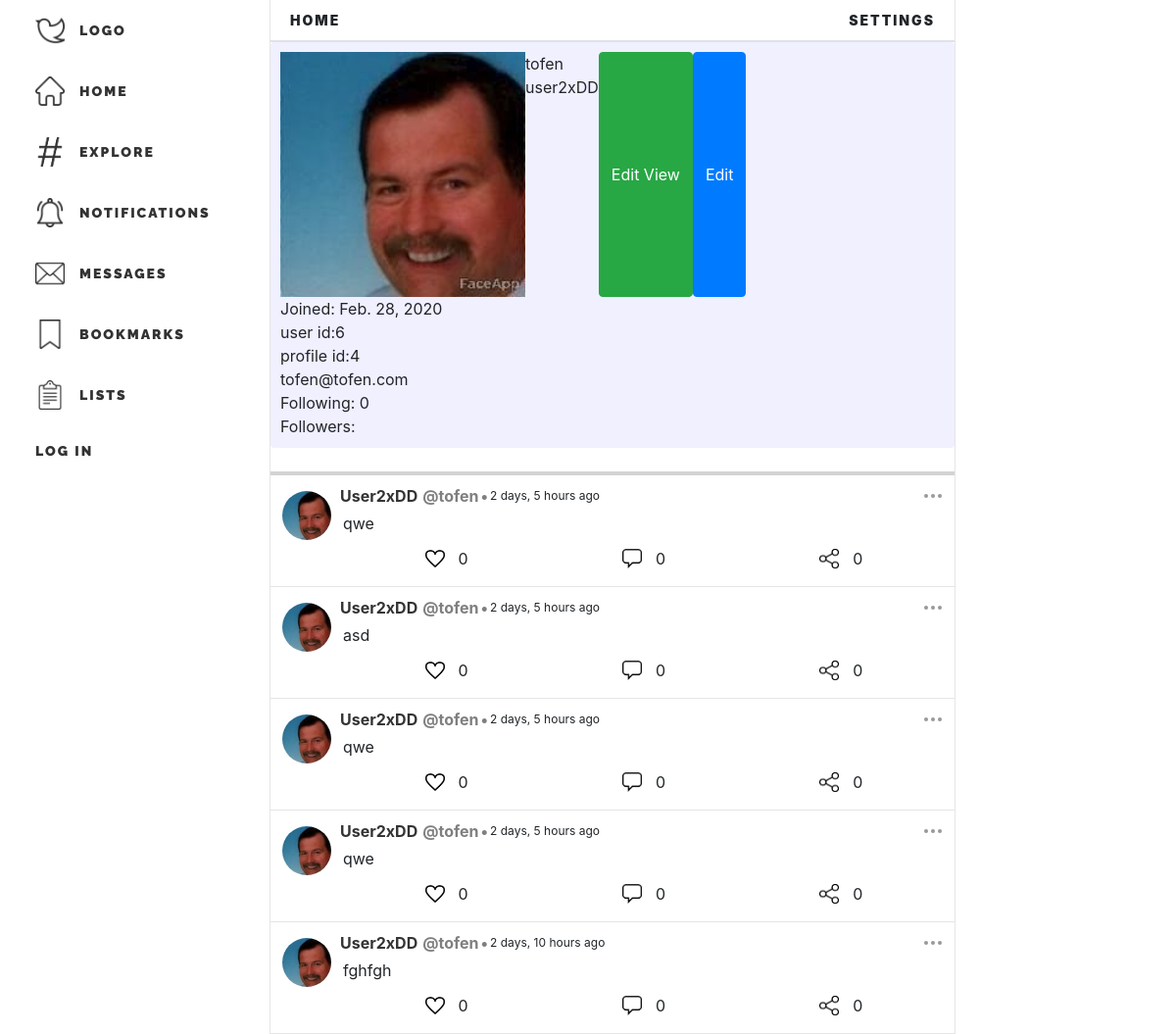
Page /users/profile/4/ on the committed database.
### users/models.py (models this page shows, shortened)
class Profile(models.Model):
    from django.core.validators import RegexValidator
    alphanumeric = RegexValidator(
        r'^[0-9a-zA-Z ]*$', 'Only alphanumeric characters are allowed.')
    letters = RegexValidator(r'^[a-zA-Z ]*$', 'Only letters are allowed.')
    user = models.OneToOneField(User, on_delete=models.CASCADE)
    join_timestamp = models.DateField()
    alias = models.CharField(max_length=50, blank=True,
                             validators=[alphanumeric])
    name = models.CharField(max_length=60, blank=True,
                            null=True, validators=[letters])
    profile_img = models.ImageField(
        default='default_profile_pic.jpg', upload_to='profile_pics')
    description = models.TextField(blank=True, max_length=300)
    following = models.ManyToManyField(
        User, related_name='followers', blank=True)
    def get_update_profile_url(self):
        return reverse('users:profile_update', kwargs={'pk': self.pk})

### post/models.py (models this page shows, shortened)
class Post(models.Model):
    content = models.TextField(max_length=300)
    author = models.ForeignKey(
        User, on_delete=models.CASCADE)
    timestamp = models.DateTimeField()
    parent = models.ForeignKey(
        'self', related_name='comments', on_delete=models.CASCADE, null=True, blank=True)
    likes = models.ManyToManyField(
        User, related_name='liked_posts', blank=True)
    snippet_length = 350
    def should_snippet(self):
        return len(self.content) > self.snippet_length

### users/views.py (the view)
# urls.py: path('profile/<int:pk>/', views.ProfileView.as_view(), name='profile'),
class ProfileView(DetailView):
    model = Profile
    template_name = 'users/profile.html'
    def get_context_data(self, **kwargs):
        context = super(ProfileView, self).get_context_data(**kwargs)
        profile = get_object_or_404(Profile, pk=self.kwargs['pk'])
        user = get_object_or_404(User, profile=profile)
        context['posts'] = Post.objects.filter(
            author=user).order_by('-timestamp')[:5]
        context['update_form'] = ProfileUpdateForm
        return context

### users/templates/users/profile.html (shortened to what this page needs)
{% extends 'main/base.html' %}
{% load crispy_forms_tags %}
{%load static%}
{% load humanize %}
{% block link %}
<link rel="stylesheet" href="{% static 'main/base_style.css'%}">
<link rel="stylesheet" href="{% static 'main/home_style.css'%}">
<link rel="stylesheet" href="{% static 'post/post_style.css'%}">
<link rel="stylesheet" href="{% static 'users/profile_style.css'%}">
{% endblock %}
{% block content %}
<div class="profile">
    <div class="profile-info">
        <div class="main-profile-info">
            <img class="profile-profile-img" src="{{profile.profile_img.url}}" alt="profile_img">
            <div class="username">
                <p>{{profile.user.username}}</p>
                <p>{{profile.alias}}</p>
            </div>
            <button class="btn btn-success" href="{{profile.get_update_profile_url}}">Edit View</button>
            <button class='profile-update-modal-redirect btn btn-primary'>Edit</button>
        </div>
        <div>
            <p>Joined: {{profile.join_timestamp}}</p>
            <p>user id:{{profile.user.id}}</p>
            <p>profile id:{{profile.id}}</p>
            <p>{{profile.user.email}}</p>
            <p>Following: {{profile.following.count}}</p>
            <p>Followers: {{profile.followers_set.all.count}}</p>
        </div>
    </div>
    <div>
        <div class="posts text-white pt-2 mt-3"></div>
        {% for post in posts %}
        {% include 'post/post_template.html' with post=post user=user%}
    </div>
{% endfor %}
{% endblock %}

### post/templates/post/post_template.html (shortened to what this page needs)
{% load static %}
{% load crispy_forms_tags %}
{% load humanize %}
{% load js %}
<div class="post" id="post-{{post.id}}" href="{% url 'post:post_detail' post.id %}">
    <div class="left">
        <a href="{%url 'users:profile' post.author.profile.id %}">
            <img src="{{post.author.profile.profile_img.url}}" alt="{{post.author.username}}">
        </a>
    </div>
    <div class="right">
        <nav class="nav-top">
            <div class="info">
                <a class="alias"
                    href="{%url 'users:profile' post.author.profile.id %}">{{post.author.profile.alias}}</a>
                <p class="username">@{{post.author}}</p>
                <p class="timestamp-dot">•</p>
                <p class="timestamp">{{post.timestamp|naturaltime}}</p>
            </div>
            <div class="options" id="options-{{post.id}}">
                <div class="dots">
                    <div class=" dot1"></div>
                    <div class="dot2"></div>
                    <div class="dot3"></div>
                </div>
            </div>
        </nav>
        <div class="content">
            <div class="content mx-2 py-1 " id="content-div-{{post.id}}">
                {% if post.should_snippet %}
                <p id="content1-{{post.id}}">{{post.snippet}}</p>
                <p id="show-more">show more...</p>
                {% else %}
                <p id="content2-{{post.id}}">{{post.content}}</p>
                {%endif%}
            </div>
        </div>
        <nav class="nav-bot icon-set hover-set">
            <div class="like-div">
                <div class="like hover" id='like-{{post.id}}' method="POST" action="{%url 'post:post-like' post.id %}"
                    likes-count="{{post.likes.count}}" post_id={{post.id}} liked='false'>
                    <img src=" {% static 'main/images/like.png' %}" alt="like">
                </div>
                <p>{{post.likes.count}}</p>
            </div>
            <div class="comment">
                <div class="hover" id='comment-{{post.id}}' post_id={{post.id}}>
                    <img src="{% static 'main/images/comment.png' %}" alt="comment">
                </div>
                <p>{{post.comments.all.count}}</p>
            </div>
            <div class="share">
                <div class="hover" id='share-{{post.id}}' post_id={{post.id}}>
                    <img src="{% static 'main/images/share.png' %}" alt="share">
                </div>
                <p>0</p>
            </div>
    </div>
</div>
</div>

### main/static/main/base_style.css (style rules this page uses)
*,p { margin: 0px; padding: 0px; box-sizing: border-box; }
:root { overflow-x: hidden; }
body { background-color: white; display: grid; grid-template-columns: 1fr 700px 1fr; grid-template-areas: "nav-left main nav-right" ; }
.icon-set img { padding: 5px; width: 30px; height: 30px; }
.hover-set .hover { transition: 0.2s ease-in; border-radius: 25px; padding: 5px; }

### main/static/main/home_style.css (style rules this page uses)
.left { display: block; margin-top: 8px; margin-left: 4px; margin-right: 4px; height: auto; }
.right,.mid { width: 100%; height: min-content; display: block; }
.left img { object-fit: cover; background-color: white; border-radius: 100%; width: 50px; height: 50px; }

### post/static/post/post_style.css (style rules this page uses)
.posts { grid-area: posts; grid-row-start: 2; grid-column-start: 2; border-bottom: solid; border-bottom-width: 4px; border-color: rgba(111, 111, 111,0.3); }
.post { display: flex; padding:8px; border-bottom: solid; border-bottom-width: 1px; border-color: rgba(111, 111, 111,0.18); }
.post .left img { object-fit: cover; }
.post .nav-top { height: fit-content; width: 100%; font-weight: bold; display: flex; justify-content: space-between; align-items: center; }
.post .nav-top .info { display: flex; justify-content: center; align-items: center; }
.post .nav-top .alias { color: rgba(0,0, 0, .8); padding-left: 5px; padding-right: 5px; text-transform: capitalize; }
.post .nav-top .username { color: rgba(0,0, 0, .5); margin: 0; }
.timestamp { font-size: 12px; font-weight: lighter; margin: 0; vertical-align: unset; }
.timestamp-dot { margin: 0; color: rgba(0,0, 0, .5); margin-left: 2px; margin-right: 2px; }
.post .options { transition: all 0.3s ease-out; position: relative; padding: 5px; right: 0px; display: flex; }
.post .options .dots { display: flex; cursor: pointer; padding-top: 5px; padding-bottom: 5px; }
.post .options .dots div { width: 4px; height: 4px; margin: 1.5px; border-radius: 50%; background-color: rgb(153, 153, 153); }
.post .options { padding: 4px; }
.content p, .content a { word-break: break-all; margin-bottom: 0; }
.nav-bot { display: flex; justify-content: space-around; align-items: center; height: min-content; padding-left: 10px; padding-right: 10px; }
.nav-bot div { display: flex; border-radius: 25px; align-items: center; margin-right: 4px; }
.nav-bot p { margin: 0; align-items: center; }

### users/static/users/profile_style.css (style rules this page uses)
.profile-profile-img { object-fit: cover; width:250px; height:250px; background-color: white; border: thin; }
.profile-info { background-color: rgba(240,240,255, 1); padding: 10px; border-radius: 4px; }
.main-profile-info { display: flex; flex-direction: row; }

### rows in the picture
Profile: profile_img (picture), user.username "tofen", alias "user2xDD", join_timestamp "Feb. 28, 2020", user.id "6", id "4", user.email "tofen@tofen.com", following.count "0"
Post: author.profile.profile_img (picture), author.profile.alias "User2xDD", author "tofen", timestamp "2 days, 5 hours ago", content "qwe", likes.count "0", comments.all.count "0"
Post: author.profile.profile_img (picture), author.profile.alias "User2xDD", author "tofen", timestamp "2 days, 5 hours ago", content "asd", likes.count "0", comments.all.count "0"
Post: author.profile.profile_img (picture), author.profile.alias "User2xDD", author "tofen", timestamp "2 days, 5 hours ago", content "qwe", likes.count "0", comments.all.count "0"
Post: author.profile.profile_img (picture), author.profile.alias "User2xDD", author "tofen", timestamp "2 days, 5 hours ago", content "qwe", likes.count "0", comments.all.count "0"
Post: author.profile.profile_img (picture), author.profile.alias "User2xDD", author "tofen", timestamp "2 days, 10 hours ago", content "fghfgh", likes.count "0", comments.all.count "0"
